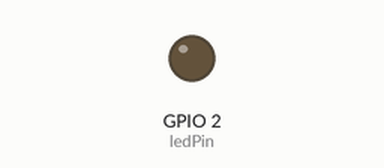
A sketch run on a simulated ESP8266 (NodeMCU). Shown: output pins drawn as LEDs (lit = HIGH). WiFi joins after 1.5 s; servers stay silent unless stated; what the sketch prints to the serial monitor is not drawn.

Above: at 2.1 s.
At 7.0 s:
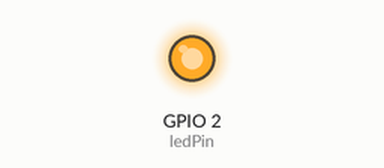
Timing chart, 0 to 8.9 s (numbered marks = the images above):
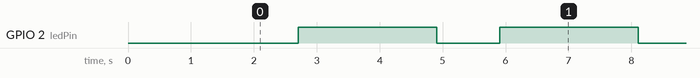

The sketch:

Client_Code.ino
```cpp
/*  Connects to the home WiFi network
 *  Asks some network parameters
 *  Sends and receives message from the server in every 2 seconds
 *  Communicates: wifi_server_01.ino
 */
#include <SPI.h>
#include <ESP8266WiFi.h>

byte ledPin = 2;
char ssid[] = "paya1";           // SSID of your home WiFi
char pass[] = "billu12345";            // password of your home WiFi

unsigned long askTimer = 0;

IPAddress server(192, 168, 29, 83);       // the fix IP address of the server
WiFiClient client;
//WiFiServer server(80);

void setup() {
    Serial.begin(115200);               // only for debug
    WiFi.begin(ssid, pass);             // connects to the WiFi router
    while (WiFi.status() != WL_CONNECTED) {
        Serial.print(".");
        delay(500);
    }
    /*  Serial.println("Connected to wifi");
      Serial.print("Status: "); Serial.println(WiFi.status());    // Network parameters
      Serial.print("IP: ");     Serial.println(WiFi.localIP());
      Serial.print("Subnet: "); Serial.println(WiFi.subnetMask());
      Serial.print("Gateway: "); Serial.println(WiFi.gatewayIP());
      Serial.print("SSID: "); Serial.println(WiFi.SSID());
      Serial.print("Signal: "); Serial.println(WiFi.RSSI());*/
    pinMode(ledPin, OUTPUT);
}

void loop() {
    client.connect(server, 80);   // Connection to the server
    digitalWrite(ledPin, LOW);    // to show the communication only (inverted logic)
    Serial.println(".");
    client.println("Hello server! Are you sleeping?\r");  // sends the message to the server
    String answer = client.readStringUntil('\r');   // receives the answer from the sever
    Serial.println("from server: " + answer);
    client.flush();
    digitalWrite(ledPin, HIGH);
    delay(2000);                  // client will trigger the communication after two seconds
}
```

Measured:
- by itself, GPIO 2 (ledPin): alternates HIGH for 2.2 s and LOW for 1.0 s
